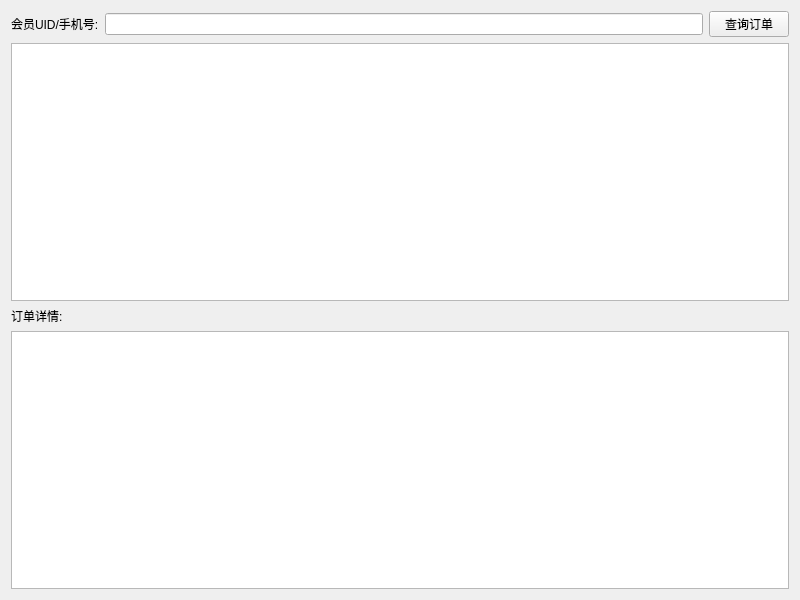
<?xml version="1.0" encoding="UTF-8"?>
<ui version="4.0">
 <class>OrderQuery</class>
 <widget class="QWidget" name="OrderQuery">
  <property name="geometry">
   <rect>
    <x>0</x>
    <y>0</y>
    <width>800</width>
    <height>600</height>
   </rect>
  </property>
  <property name="windowTitle">
   <string>订单查询</string>
  </property>
  <layout class="QVBoxLayout" name="verticalLayout">
   <item>
    <layout class="QHBoxLayout" name="horizontalLayout">
     <item>
      <widget class="QLabel" name="label">
       <property name="text">
        <string>会员UID/手机号:</string>
       </property>
      </widget>
     </item>
     <item>
      <widget class="QLineEdit" name="lineEdit_condition"/>
     </item>
     <item>
      <widget class="QPushButton" name="btn_query">
       <property name="text">
        <string>查询订单</string>
       </property>
      </widget>
     </item>
    </layout>
   </item>
   <item>
    <widget class="QTableWidget" name="tableWidget_order">
     <property name="minimumHeight">
      <number>200</number>
     </property>
    </widget>
   </item>
   <item>
    <widget class="QLabel" name="label_2">
     <property name="text">
      <string>订单详情:</string>
     </property>
    </widget>
   </item>
   <item>
    <widget class="QTableWidget" name="tableWidget_detail">
     <property name="minimumHeight">
      <number>150</number>
     </property>
    </widget>
   </item>
  </layout>
 </widget>
 <resources/>
 <connections/>
</ui>
